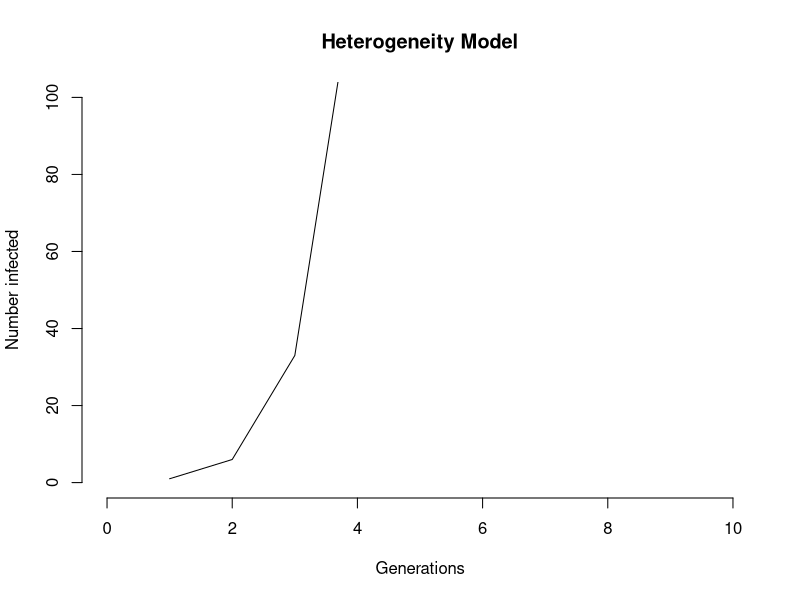
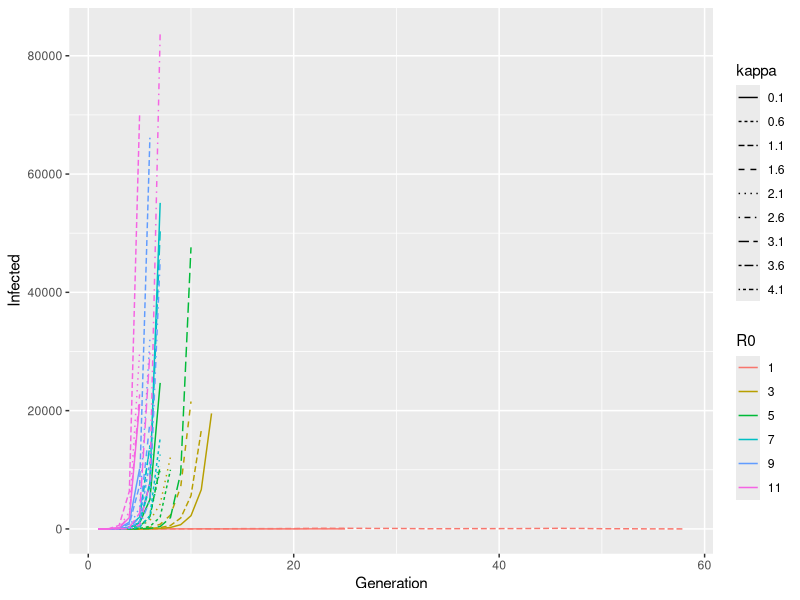

The R source for these figures, in order:

## Simulate a disease spreading generation by generation
## Ignore:
#### Time (just count generations)
#### Total population size (just count infected individuals)
####### This means we're assuming we can neglect the susceptibles going down
#### ICI3D perspective (we're just going to use the Lloyd-Smith perspective)
## Assume: process does not change through time

## LS say (correctly) that a simple ODE model corresponds to an exponential distribution of infectiousness: this is because recovery is modeled as a random [constant ?? ? exponentially distributed Duration]
## kappa is CV? (unitless and equal to 1/a, where a is a standard shape parameter)

set.seed(0707)

generation <- function(I, R0, kappa){
  gshape <- 1/kappa
  gscale <- R0*kappa
  ## dispersion parameter kappa indicates greater heterogeneity as it increases
  ## How infectious is each person?
  ## FIXME: should we have an alternative that works when kappa=0
  trans <- rgamma(I, shape=gshape, scale=gscale)
  
  ## How many people do they actually infect?
  inf <- rpois(I, trans)
  return(sum(inf))
}

generation(10, 4, kappa=0.01)

## FIXME: does generation() do what we think? What are some good ways to test it?

## Write a function that calls generation over and over and determines whether a disease "establishes" 
establish <- function(iStart, R0, kappa, threshold = 10000, max_runs = 100){
  
  I <- iStart
  n <- 1
  vecI <- c(I)
  ## Threshold of 100 cases (might be too low?)
  while (I < threshold & I != 0 & n < max_runs){
  I <- generation(I, R0, kappa)
  vecI <- c(vecI, I)
  n <- n+1
  }
 ## FIXME: Put this in a while() loop and get it to run until we do or don't figure out whether disease has established.
  return(vecI)
}

Y <- establish(1, 4, 0.01, 1000)

plot(1:length(Y),               # Generations
     Y,                  # Number infected (I) on the y axis
     xlab = "Generations",     # Label the x axis
     ylab = "Number infected",  # Label the y axis
     main = "Heterogeneity Model",    # Plot title
     xlim = c(0,10),           #
     ylim = c(0, 100),
     type = "l",                # Use a line plot
     bty = "n")  

## How are we going to define establishment?
## What's a good practical definition (avoid running forever!)
## What arguments does this function need?

library(tidyverse)

crossing(I = 1, 
         R0 = seq(1, 11, 2),
         kappa = seq(0.1, 4.1, 0.5)) -> varies

results <- varies %>% 
  mutate(row = row_number()) %>% 
  nest(data = c(I, R0, kappa)) %>% 
  mutate(Infected = map(data, ~ establish(.$I, .$R0, .$kappa))) %>% 
  unnest(c(data, Infected)) %>% 
  group_by(row) %>% 
  mutate(Generation = row_number()) %>%
  mutate_at(c("R0", "kappa"), as.factor) 


ggplot(data = results)+ 
  geom_line(aes(x = Generation, y = Infected, col = R0, linetype = kappa))


results %>% 
  group_by(R0) %>% 
  summarize(`# Failed to establish` = sum(Infected == 0))

results %>% 
  group_by(kappa) %>% 
  summarize(`# Failed to establish` = sum(Infected == 0))

save.image("Heterogeneity_Model.rda")
